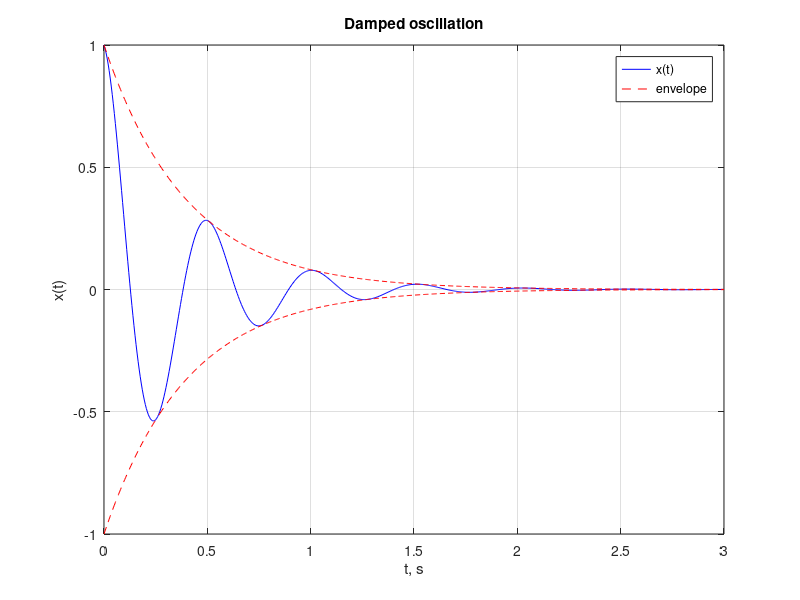

Write MATLAB code to recreate this figure.
% Damped oscillation: x(t) = exp(-zeta*w*t) * cos(wd*t)
zeta = 0.2;
f0 = 2;
w = 2 * pi * f0;
wd = w * sqrt(1 - zeta * zeta);
t = 0:0.005:3;
x = exp(-zeta * w * t) .* cos(wd * t);
env = exp(-zeta * w * t);
plot(t, x, 'b');
hold on;
plot(t, env, 'r--');
plot(t, -env, 'r--');
title('Damped oscillation');
xlabel('t, s');
ylabel('x(t)');
legend('x(t)', 'envelope');
grid on;

%{
@play
{
  "title": "Damped oscillation",
  "description": "Effect of the damping ratio on the transient response",
  "groups": [
    {
      "name": "System parameters",
      "controls": [
        { "var": "zeta", "label": "Damping ζ", "min": 0.05, "max": 1.0, "step": 0.05, "default": 0.2 },
        { "var": "f0", "label": "Frequency, Hz", "min": 0.5, "max": 5.0, "step": 0.5, "default": 2.0 }
      ]
    }
  ]
}
%}
